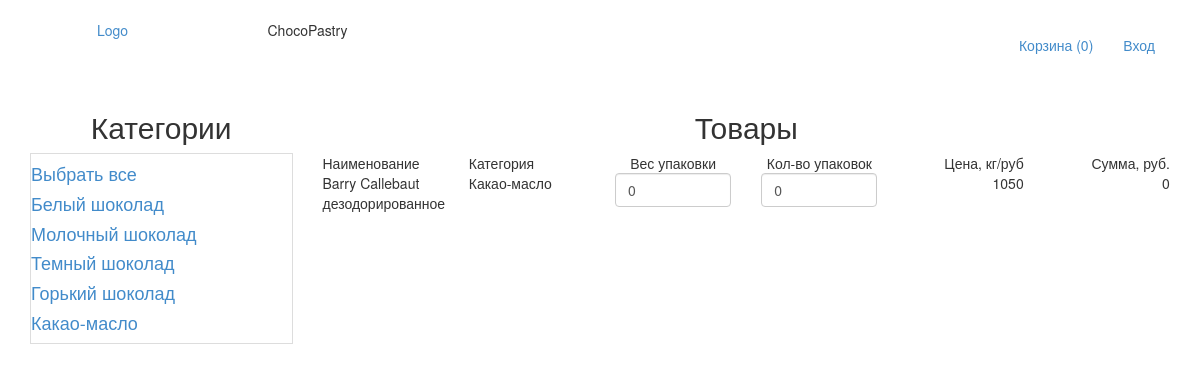
The page /5 on the database its author committed.
### tables this page shows
CREATE TABLE `category` (
  `id` int(11) NOT NULL,
  `name` varchar(255) NOT NULL COMMENT 'Имя категории',
  `sort_order` int(11) NOT NULL DEFAULT '0' COMMENT 'Порядок при отображении',
  `status` int(11) NOT NULL DEFAULT '1' COMMENT 'Показать?'
);

CREATE TABLE `product` (
  `id` int(11) NOT NULL,
  `name` varchar(255) NOT NULL,
  `category_id` int(11) NOT NULL COMMENT 'id категории',
  `code` int(11) NOT NULL DEFAULT '0' COMMENT 'код товара',
  `price` float NOT NULL COMMENT 'Цена',
  `availability` int(11) NOT NULL COMMENT 'Доступность в шт?',
  `brand` varchar(255) NOT NULL COMMENT 'Бренд',
  `image` varchar(255) NOT NULL COMMENT 'URL картинки',
  `description` text NOT NULL COMMENT 'Описание',
  `is_new` int(11) NOT NULL DEFAULT '0' COMMENT 'Новый?',
  `is_recommended` int(11) NOT NULL DEFAULT '0' COMMENT 'Рекомендуемый?',
  `status` int(11) NOT NULL DEFAULT '1' COMMENT 'Показывать?'
);

### config/routes.php (called while the page is built)
<?php
return array(
    'cart/setAjax/([0-9]+)-([0-9]+[.]?[0-9]?)-([0-9]+)' => 'cart/setAjax/$1/$2/$3',
    'cart/listOrder'=>'cart/list',
    'cart' => 'cart/index',
    'office' => 'office/index',
    'user/logout' => 'user/logout',
    'user/login' => 'user/login',
    '([0-9]+)' => 'site/index/$1',
    '[^0-9]*' => 'site/index'
);

### controllers/SiteController.php (called while the page is built, shortened)
<?php
class SiteController
{
    public function actionIndex($categoryId = false)
    {
        $categories = Category::getCategoriesList();
        $products = Product::getProductList($categoryId);
        require_once(ROOT . '/views/site/index.php');
        return true;
    }
}

### index.php (called while the page is built, shortened)
<?php
$router = new Router();
$router->run();

### models/Category.php (called while the page is built)
<?php
class Category
{
    public static function getCategoriesList()
    {
        global $_DB;
        $categoryList = array();
        $result = $_DB->query('SELECT id, name'
            . ' FROM category'
            . ' WHERE status = 1'
            . ' ORDER BY sort_order ASC ');
        $i = 0;
        while ($row = $result->fetch()) {
            $categoryList[$i]['id'] = $row['id'];
            $categoryList[$i]['name'] = $row['name'];
            $i++;
        }
        return $categoryList;
    }
}

### models/Product.php (called while the page is built, shortened)
<?php
class Product
{
    public static function getProductList($categoryId = false)
    {
        global $_DB;
        $productsList = array();
        if ($categoryId) {
            $sql = 'SELECT id, name, category_id , image, price, is_new'
                . ' FROM product '
                . ' WHERE status = "1" AND category_id = :category_id '
                . ' ORDER BY id ASC ';
            $result = $_DB->prepare($sql);
            $result->bindParam(':category_id', $categoryId, PDO::PARAM_INT);
            $result->execute();
        } else {
            $result = $_DB->query('SELECT id, name, category_id , image, price, is_new'
                . ' FROM product'
                . ' WHERE status = "1"'
                . ' '
            );
        }
        $i = 0;
        while ($row = $result->fetch()) {
            $productsList[$i]['id'] = $row['id'];
            $productsList[$i]['name'] = $row['name'];
            $productsList[$i]['category_id'] = $row['category_id'];
            $productsList[$i]['image'] = $row['image'];
            $productsList[$i]['price'] = $row['price'];
            $productsList[$i]['is_new'] = $row['is_new'];
            $i++;
        }
        return $productsList;
    }
}

### views/site/index.php (the view, shortened to what this page needs)
<?php include(ROOT . '/views/layouts/header.php'); ?>
    <div class="container">
        <div class="bord row">
            <div class="category col-xs-12 col-sm-3">
                <h2 class="text-center">Категории</h2>
                <div class="table-bordered panel-bar">
                    <? foreach ($categories as $cat): ?>
                        <h4>
                            <a href="/<?= $cat['id'] ?>"><?= $cat['name'] ?></a>
                        </h4>
                    <? endforeach; ?>
                </div>
            </div>
            <div class="product col-xs-12 col-sm-9">
                <h2 class="text-center">Товары</h2>
                <div>
                    <? require_once('views/layouts/productTable.php') ?>
                </div>
            </div>
        </div>
    </div>
<?php include(ROOT . '/views/layouts/footer.php'); ?>

### components/Router.php (shortened to what this page needs)
<?php
class Router
{
    private $routes;
    public function __construct()
    {
        $routesPath = ROOT . '/config/routes.php';
        $this->routes = include($routesPath);
    }
    private function getURI()
    {
        if (!empty($_SERVER['REQUEST_URI'])) {
            return trim($_SERVER['REQUEST_URI'], '/');
        }
    }
    public function run()
    {
        $uri = $this->getURI();
        foreach ($this->routes as $uriPattern => $path) {
            if (preg_match("~$uriPattern~", $uri)) {
                $internalRoute = preg_replace("~$uriPattern~", $path, $uri);
                $segments = explode('/', $internalRoute);
                $controllerName = array_shift($segments) . 'Controller';
                $actionName = 'action' . ucfirst(array_shift($segments));
                $parameters = $segments;
                $controllerObject = new $controllerName;
                $result = call_user_func_array(array($controllerObject, $actionName), $parameters);
                if ($result != null) {
                    break;
                }
            }
        }
    }
}

### views/layouts/productTable.php
<div class="row bottom">
    <div class="col-xs-6 col-sm-2">Наименование</div>
    <div class="col-xs-6 col-sm-2">Категория</div>
    <div class="col-xs-6 col-sm-2 text-center">Вес упаковки</div>
    <div class="col-xs-6 col-sm-2 text-center">Кол-во упаковок</div>
    <div class="col-xs-6 col-sm-2 text-right">Цена, кг/руб</div>
    <div class="col-xs-6 col-sm-2 text-right">Сумма, руб.</div>
</div>
<?php if(isset($products)):?>
<? foreach ($products as $product): ?>
    <div class="row " style="margin-bottom: 10px">
        <div class="col-xs-6 col-sm-2"><?= $product['name'] ?></div>
        <div class="col-xs-6 col-sm-2"><?= $product['category'] ?></div>
        <div class="col-xs-6 col-sm-2"
             id="ves<?= $product['id'] ?>">
            <input class="form-control" onchange="inchangeVes(<?= $product['id'] ?>)"
                   type="number" value=<?= isset($product['ves']) ? $product['ves'] : 0 ?> min="0" step="0.5"></div>
        <div class="col-xs-6 col-sm-2"
             id="kol<?= $product['id'] ?>">
            <input class="form-control" onchange="inchangeKol(<?= $product['id'] ?>)"
                   type="number" value=<?= isset($product['kol']) ? $product['kol'] : 0 ?> min="0"></div>
        <div class="col-xs-6 col-sm-2 text-right"
             id="prise<?= $product['id'] ?>"><?= $product['price'] ?></div>
        <div class="col-xs-6 col-sm-2 text-right"
             id="sum<?= $product['id'] ?>"><?= isset($product['kol']) && isset($product['ves']) ? $product['ves'] * $product['kol'] * $product['price'] : 0 ?></div>
    </div>
<? endforeach; ?>
<?php endif;?>

### rows shown on the page
category: name "Выбрать все"
category: name "Белый шоколад"
category: name "Молочный шоколад"
category: name "Темный шоколад"
category: name "Горький шоколад"
category: name "Какао-масло"
product: name "Barry Callebaut дезодорированное", category "Какао-масло", price "1050"
